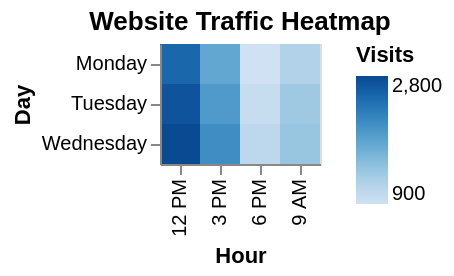

Describe this chart as a Vega-Lite specification.
### Vega-Lite specification from a JSON file in a GitHub repository (floating-point values rounded to 4 significant figures)
{"$schema": "https://vega.github.io/schema/vega-lite/v6.json", "description": "Website traffic by day and hour", "data": {"values": [{"day": "Monday", "hour": "9 AM", "visits": 1200}, {"day": "Monday", "hour": "12 PM", "visits": 2500}, {"day": "Monday", "hour": "3 PM", "visits": 1800}, {"day": "Monday", "hour": "6 PM", "visits": 900}, {"day": "Tuesday", "hour": "9 AM", "visits": 1350}, {"day": "Tuesday", "hour": "12 PM", "visits": 2700}, {"day": "Tuesday", "hour": "3 PM", "visits": 1950}, {"day": "Tuesday", "hour": "6 PM", "visits": 1000}, {"day": "Wednesday", "hour": "9 AM", "visits": 1400}, {"day": "Wednesday", "hour": "12 PM", "visits": 2800}, {"day": "Wednesday", "hour": "3 PM", "visits": 2100}, {"day": "Wednesday", "hour": "6 PM", "visits": 1100}]}, "mark": "rect", "encoding": {"x": {"field": "hour", "type": "ordinal", "axis": {"title": "Hour"}}, "y": {"field": "day", "type": "ordinal", "axis": {"title": "Day"}}, "color": {"field": "visits", "type": "quantitative", "scale": {"scheme": "blues"}, "legend": {"title": "Visits"}}}, "title": "Website Traffic Heatmap"}
